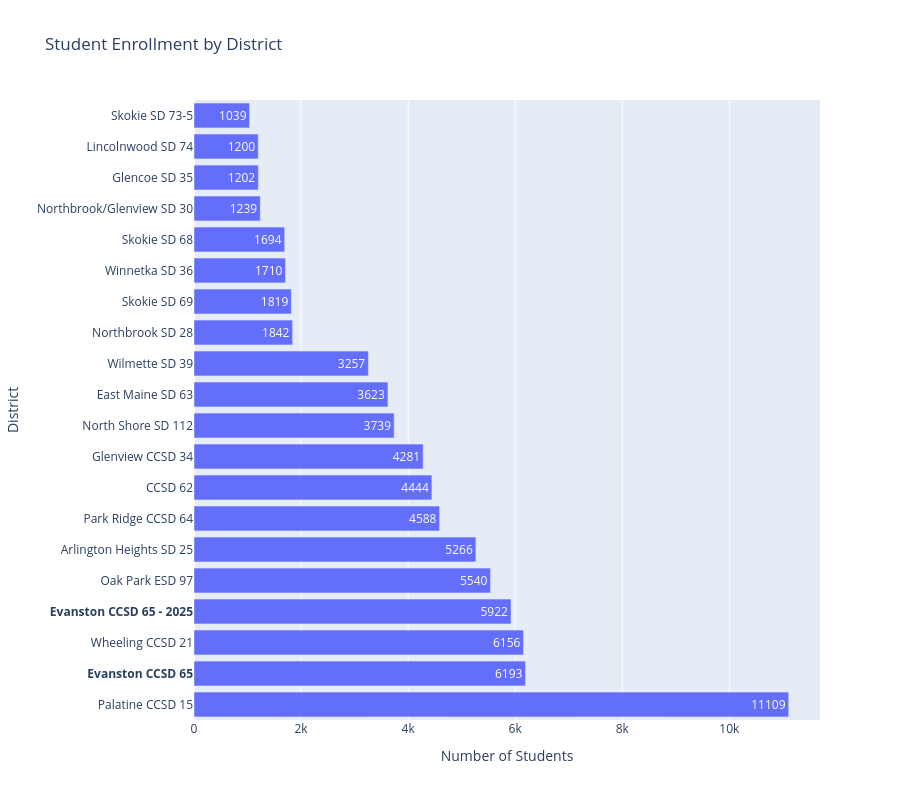

The notebook cell this image was saved under:
### Markdown cell above
# Visualizations

### Code cell
# Enrollment by district
enroll_by_district = salary_summary[salary_summary['Role'] == 'Admin'].sort_values('enrollment', ascending=False)

# Make Evanston label bold
y_labels = ['<b>' + district + '</b>' if district == 'Evanston CCSD 65' or district == 'Evanston CCSD 65 - 2025' else district 
            for district in enroll_by_district['District']]

# Plot Enrollment by District
fig = go.Figure()
fig.add_trace(go.Bar(
    x=enroll_by_district['enrollment'],
    y=y_labels,
    orientation='h',
    text=enroll_by_district['enrollment'],
    textposition='auto'
))
fig.update_layout(
    title='Student Enrollment by District',
    xaxis_title='Number of Students',
    yaxis_title='District',
    height=800
)
fig.show()

### Figure 1 — Plotly figure (JSON) as saved in the notebook; plotly's stock layout.template omitted (floating-point values rounded to 4 significant figures)
{"data": [{"orientation": "h", "text": [11109, 6193, 6156, 5922, 5540, 5266, 4588, 4444, 4281, 3739, 3623, 3257, 1842, 1819, 1710, 1694, 1239, 1202, 1200, 1039], "textposition": "auto", "type": "bar", "x": [11109, 6193, 6156, 5922, 5540, 5266, 4588, 4444, 4281, 3739, 3623, 3257, 1842, 1819, 1710, 1694, 1239, 1202, 1200, 1039], "y": ["Palatine CCSD 15", "<b>Evanston CCSD 65</b>", "Wheeling CCSD 21", "<b>Evanston CCSD 65 - 2025</b>", "Oak Park ESD 97", "Arlington Heights SD 25", "Park Ridge CCSD 64", "CCSD 62", "Glenview CCSD 34", "North Shore SD 112", "East Maine SD 63", "Wilmette SD 39", "Northbrook SD 28", "Skokie SD 69", "Winnetka SD 36", "Skokie SD 68", "Northbrook/Glenview SD 30", "Glencoe SD 35", "Lincolnwood SD 74", "Skokie SD 73-5"]}], "layout": {"height": 800, "title": {"text": "Student Enrollment by District"}, "xaxis": {"title": {"text": "Number of Students"}}, "yaxis": {"title": {"text": "District"}}}}
